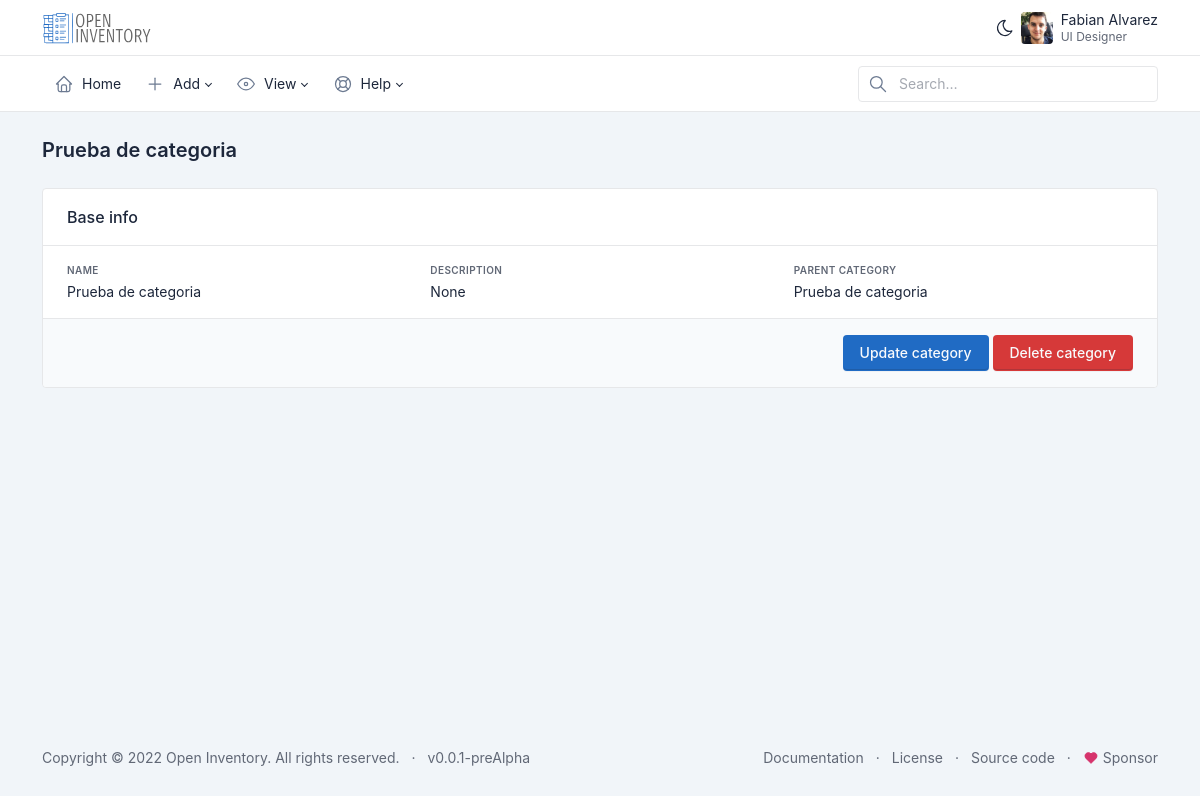
Page /category/1 on the earlier database version.
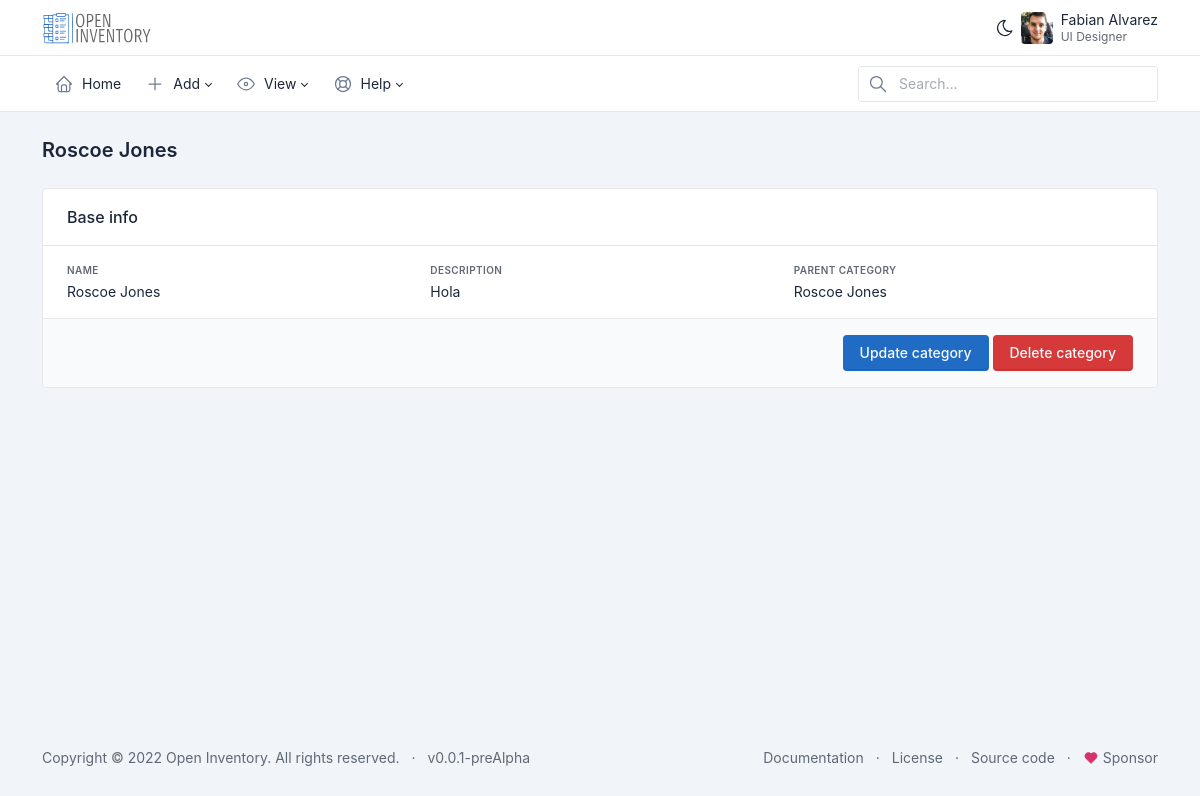
Same page on the later database version.
### dashboard/models.py (models this page shows)
class Category(models.Model):
    name = models.CharField(max_length=200)
    description = models.TextField(null=True, blank=True)
    parent_category = models.ForeignKey('self', on_delete=models.CASCADE, null=True, blank=True)
    def __str__(self):
        return self.name
    class Meta:
        verbose_name_plural = "Categories"
        verbose_name = "Category"

### dashboard/views.py (the view, shortened to what this page needs)
# urls.py: path('category/<int:category_id>', views.get_category, name='get_category'),
def get_category(request, category_id):
  category = Category.objects.get(id=category_id)
  return render(request, 'category.html', {"title": "Categoría", "category": category})

### dashboard/templates/category.html (shortened to what this page needs)
<!DOCTYPE html>
<html>
   <body>
      {% extends 'menu.html' %}
      {% load static %}
      {% block pagecontent %}
      {% load qr_code %}
      <link href="{% static 'css/style.css' %}" rel="stylesheet" />
      {% load crispy_forms_tags %}
      <div class="page-header d-print-none">
         <div class="container-xl">
            <div class="row g-2 align-items-center">
               <div class="col">
                  <h2 class="page-title">
                     {{ category.name}}
                  </h2>
               </div>
            </div>
         </div>
      </div>
      <div class="page-body">
         <div class="container-xl">
            <div class="card">
               <div class="card-header">
                  <h3 class="card-title">{{_('Base info')}}</h3>
               </div>
               <div class="card-body">
                  <div class="datagrid">
                     <div class="datagrid-item">
                        <div class="datagrid-title">{{_('Name')}}</div>
                        <div class="datagrid-content">{{category.name}}</div>
                     </div>
                     <div class="datagrid-item">
                        <div class="datagrid-title">{{_('Description')}}</div>
                        <div class="datagrid-content">{{category.description}}</div>
                     </div>
                     <div class="datagrid-item">
                        <div class="datagrid-title">{{_('Parent Category')}}</div>
                        <div class="datagrid-content">
                           <div class="d-flex align-items-center">
                              {{ category }}
                           </div>
                        </div>
                     </div>
                  </div>
               </div>
               <div class="card-footer text-end">
                  <a href="#" class="btn btn-primary" data-bs-toggle="modal" data-bs-target="#modal-update">
                  {{_('Update category')}}
                  </a>
                  <a href="#" class="btn btn-danger" data-bs-toggle="modal" data-bs-target="#modal-delete">
                  {{_('Delete category')}}
                  </a>
               </div>
            </div>
         </div>
      </div>
         </div>
      </div>
      {% endblock %}

Differences in the rows shown:
changed Category: name "Prueba de categoria" → "Roscoe Jones"; description "None" → "Hola"
